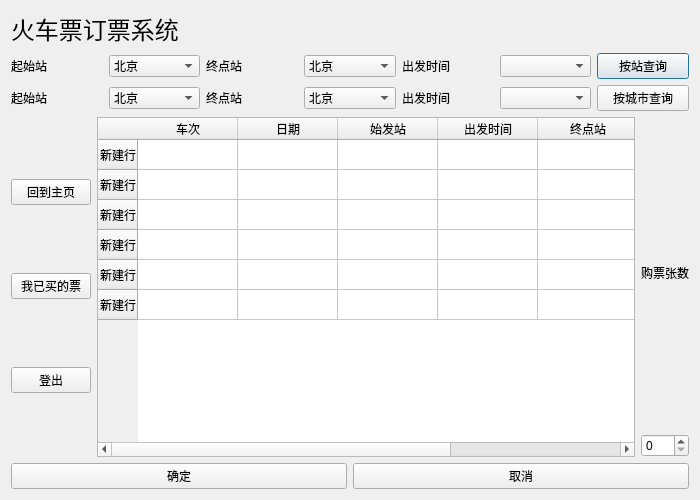
<?xml version="1.0" encoding="UTF-8"?>
<ui version="4.0">
 <class>userbuy</class>
 <widget class="QDialog" name="userbuy">
  <property name="geometry">
   <rect>
    <x>0</x>
    <y>0</y>
    <width>700</width>
    <height>500</height>
   </rect>
  </property>
  <property name="windowTitle">
   <string>Dialog</string>
  </property>
  <layout class="QVBoxLayout" name="verticalLayout_4">
   <item>
    <widget class="QLabel" name="label_8">
     <property name="font">
      <font>
       <family>微软雅黑 Light</family>
       <pointsize>18</pointsize>
      </font>
     </property>
     <property name="text">
      <string>火车票订票系统</string>
     </property>
    </widget>
   </item>
   <item>
    <layout class="QHBoxLayout" name="horizontalLayout">
     <item>
      <widget class="QLabel" name="start_station_lable">
       <property name="text">
        <string>起始站</string>
       </property>
      </widget>
     </item>
     <item>
      <widget class="QComboBox" name="start_by_station">
       <item>
        <property name="text">
         <string>北京</string>
        </property>
       </item>
       <item>
        <property name="text">
         <string>上海</string>
        </property>
       </item>
       <item>
        <property name="text">
         <string>西藏</string>
        </property>
       </item>
      </widget>
     </item>
     <item>
      <widget class="QLabel" name="end_station_label">
       <property name="text">
        <string>终点站</string>
       </property>
      </widget>
     </item>
     <item>
      <widget class="QComboBox" name="end_by_station">
       <item>
        <property name="text">
         <string>北京</string>
        </property>
       </item>
      </widget>
     </item>
     <item>
      <widget class="QLabel" name="label_3">
       <property name="text">
        <string>出发时间</string>
       </property>
      </widget>
     </item>
     <item>
      <widget class="QComboBox" name="time_by_station"/>
     </item>
     <item>
      <widget class="QPushButton" name="search_by_station">
       <property name="text">
        <string>按站查询</string>
       </property>
      </widget>
     </item>
    </layout>
   </item>
   <item>
    <layout class="QHBoxLayout" name="horizontalLayout_2">
     <item>
      <widget class="QLabel" name="start_city_label">
       <property name="text">
        <string>起始站</string>
       </property>
      </widget>
     </item>
     <item>
      <widget class="QComboBox" name="start_by_city">
       <item>
        <property name="text">
         <string>北京</string>
        </property>
       </item>
       <item>
        <property name="text">
         <string>上海</string>
        </property>
       </item>
       <item>
        <property name="text">
         <string>西藏</string>
        </property>
       </item>
      </widget>
     </item>
     <item>
      <widget class="QLabel" name="end_city_label">
       <property name="text">
        <string>终点站</string>
       </property>
      </widget>
     </item>
     <item>
      <widget class="QComboBox" name="end_by_city">
       <item>
        <property name="text">
         <string>北京</string>
        </property>
       </item>
      </widget>
     </item>
     <item>
      <widget class="QLabel" name="label_7">
       <property name="text">
        <string>出发时间</string>
       </property>
      </widget>
     </item>
     <item>
      <widget class="QComboBox" name="time_by_city"/>
     </item>
     <item>
      <widget class="QPushButton" name="search_by_city">
       <property name="text">
        <string>按城市查询</string>
       </property>
      </widget>
     </item>
    </layout>
   </item>
   <item>
    <layout class="QHBoxLayout" name="horizontalLayout_3">
     <item>
      <layout class="QVBoxLayout" name="verticalLayout">
       <item>
        <widget class="QPushButton" name="return_main_menu_button">
         <property name="text">
          <string>回到主页</string>
         </property>
        </widget>
       </item>
       <item>
        <widget class="QPushButton" name="query_my_ticket">
         <property name="text">
          <string>我已买的票</string>
         </property>
        </widget>
       </item>
       <item>
        <widget class="QPushButton" name="log_out_button">
         <property name="text">
          <string>登出</string>
         </property>
        </widget>
       </item>
      </layout>
     </item>
     <item>
      <widget class="QTableWidget" name="tableWidget">
       <row>
        <property name="text">
         <string>新建行</string>
        </property>
       </row>
       <row>
        <property name="text">
         <string>新建行</string>
        </property>
       </row>
       <row>
        <property name="text">
         <string>新建行</string>
        </property>
       </row>
       <row>
        <property name="text">
         <string>新建行</string>
        </property>
       </row>
       <row>
        <property name="text">
         <string>新建行</string>
        </property>
       </row>
       <row>
        <property name="text">
         <string>新建行</string>
        </property>
       </row>
       <column>
        <property name="text">
         <string>车次</string>
        </property>
       </column>
       <column>
        <property name="text">
         <string>日期</string>
        </property>
       </column>
       <column>
        <property name="text">
         <string>始发站</string>
        </property>
       </column>
       <column>
        <property name="text">
         <string>出发时间</string>
        </property>
       </column>
       <column>
        <property name="text">
         <string>终点站</string>
        </property>
       </column>
       <column>
        <property name="text">
         <string>到达时间</string>
        </property>
       </column>
      </widget>
     </item>
     <item>
      <layout class="QVBoxLayout" name="verticalLayout_3">
       <item>
        <widget class="QLabel" name="label">
         <property name="text">
          <string>购票张数</string>
         </property>
        </widget>
       </item>
       <item>
        <widget class="QSpinBox" name="ticket_number"/>
       </item>
      </layout>
     </item>
    </layout>
   </item>
   <item>
    <layout class="QHBoxLayout" name="horizontalLayout_4">
     <item>
      <widget class="QPushButton" name="pushButton_3">
       <property name="text">
        <string>确定</string>
       </property>
      </widget>
     </item>
     <item>
      <widget class="QPushButton" name="pushButton_4">
       <property name="text">
        <string>取消</string>
       </property>
      </widget>
     </item>
    </layout>
   </item>
  </layout>
 </widget>
 <resources/>
 <connections/>
</ui>
